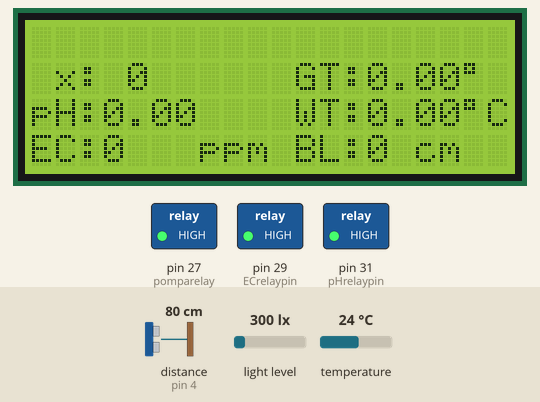
Bench run of a sketch on a simulated Arduino Mega 2560, built with avr-gcc and run on an emulated ATmega2560. Parts: 20×4 character LCD, switched loads named in the sketch (green lamp = pin HIGH). The test bench sets the inputs (shaded band); at power-on: distance to the obstacle (sensor on pin 4) 80 cm, light level 300 lx, temperature 24 °C. The echo pulse lasts 58.3 µs per cm; the local clock reads 2024-03-15 10:24:30 at power-on unless the sketch sets it; EEPROM starts erased.

Above: at 3.5 s.
3.6 s: distance to the obstacle (sensor on pin 4) set to 2 cm
At 5.5 s:
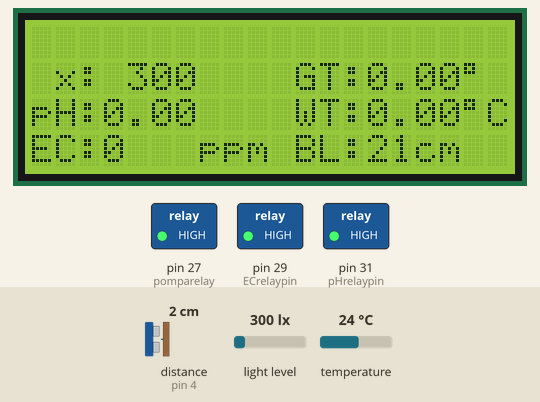
8.0 s: distance to the obstacle (sensor on pin 4) set to 103 cm
At 9.7 s:
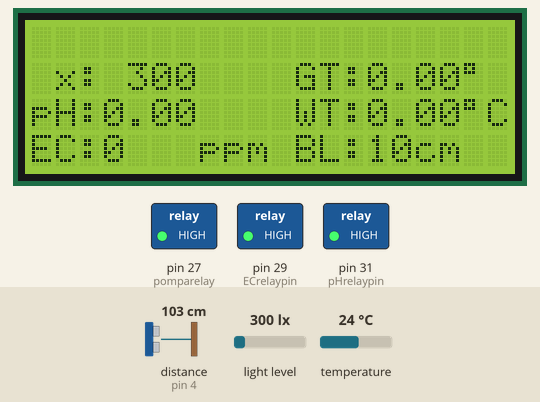
12.4 s: light level set to 40 lx
At 14.2 s:
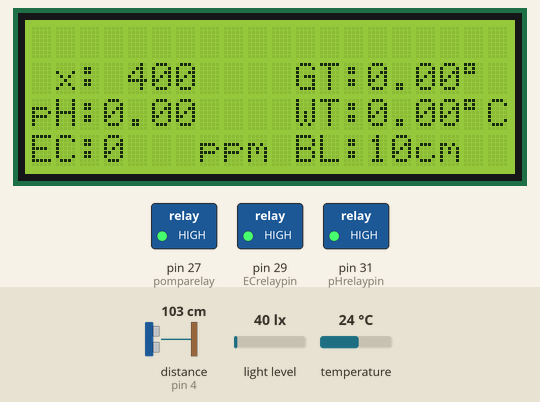
16.1 s: light level set to 500 lx
At 18.6 s:
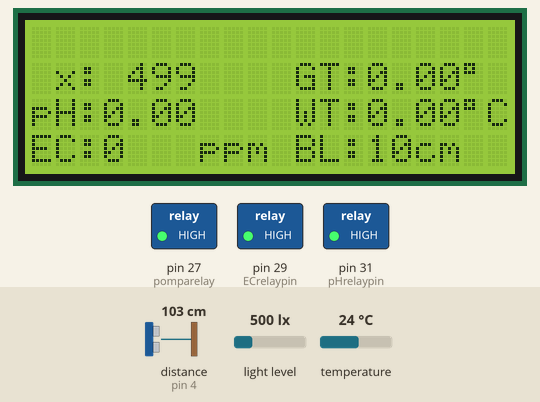
20.5 s: distance to the obstacle (sensor on pin 4) set to 4 cm
At 22.2 s:
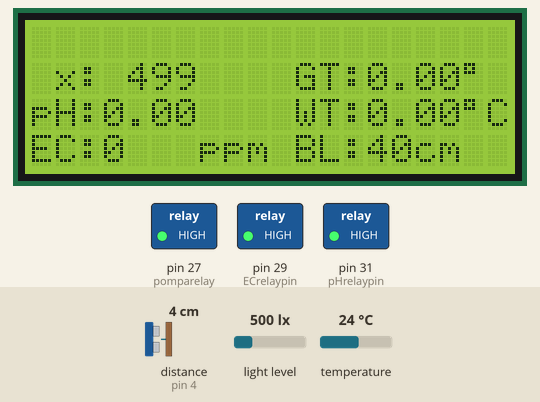
23.9 s: light level set to 1000 lx
At 26.3 s:
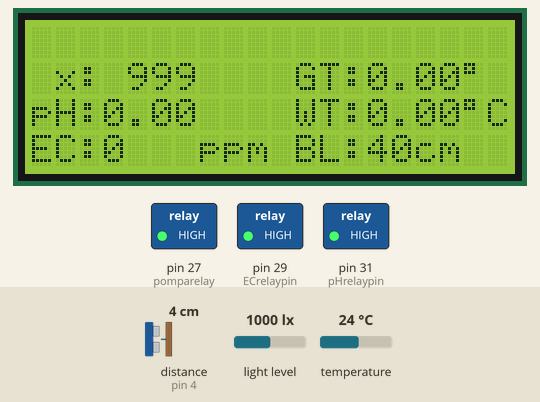
Timing chart, 0 to 27.8 s (numbered marks = the images above; inputs shaded):
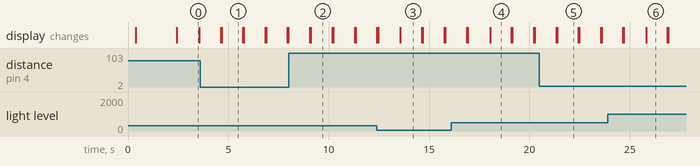

The sketch:

Arduino_mega_asli2.ino
```cpp
//DS18B20
#include <OneWire.h>
#include <DallasTemperature.h>          // Library yang digunakan untuk DS18B20
#define DS 10                           // pin data ds18B20
OneWire oneWire(DS);
DallasTemperature sensors(&oneWire);
float temperatureds;                    // temperatureds => variabel pembacaan suhu air

//EC
#include "DFRobot_EC.h"                 // library yang digunakan untuk sensor EC
#include <EEPROM.h>
#define EC_PIN A2                       // pin data sensor EC terhubung ke A2
float ecValue;
int tds_val;                            // variable untuk pembacaan TDS
DFRobot_EC ec;
#define KVALUEADDR 0x0F

//PH
#include "DFRobot_PH.h"                 // library sensor pH
#define PH_PIN A0                       // pin data terhubung ke pin A0
float voltage, phValue;                 // variable voltage dan nilai pH
DFRobot_PH ph;

//bh1750
#include <BH1750.h>                     // library sensor Lux / cahaya
BH1750 lightMeter(0x23);                // untuk alamat SDA dan SCL
int lux;                                // variable pembacaan lux

//sht21
#include <SHT21.h>                      // library untuk sht21
SHT21 sht;
float Temp, Humidity;                   // varibale untuk suhu lingkungan dan kelembaban

//JSN
#include <NewPing.h>                            // library sensor JSN
#define trigPin 5                               // pin trigger di arduino di pin 5
#define echoPin 4                               // pin echo di pin 11
#define MAX_DISTANCE 200                        // max jarak pembacaan
NewPing sonar(trigPin, echoPin, MAX_DISTANCE);
int level_air, level_air2;

//LCD
#include <Wire.h>
#include <LiquidCrystal_I2C.h>                  // library i2c lcd
#define SDA_PIN 20                              // sda 20
#define SCL_PIN 21                              // scl 21
LiquidCrystal_I2C lcd(0x27, 20, 4);             // alamat lcd 0x27

//RTC
#include <RtcDS3231.h>                          // library RTCDS3231
RtcDS3231<TwoWire> Rtc(Wire);
String datetime;                                // untuk tanggal
String timeonly;                                // untuk waktu
byte second, minute, hour, dayOfWeek, dayOfMonth, month, year;    // variable untuk RTC


String kirim, kondisi;
int pHrelaypin = 31, ECrelaypin = 29, pomparelay = 27, h;

//Timer
unsigned long lastTime = 0;
unsigned long minutes = 0;
unsigned long hours = 0;

void setup() {
  Serial.begin(9600);
  Serial3.begin(115200);

  // inisialisasi sensor sensor
  Wire.begin();         Wire.setClock(10000);
  sensors.begin();                      // DS18B20
  lightMeter.begin();                   // BH1750
  ec.begin();                           // EC
  for (byte i = 0; i < 8; i++) {
    EEPROM.write(KVALUEADDR + i, 0xFF);
  }
  ph.begin();                           // pH

  // Inisialisasi LCD
  lcd.init();
  lcd.backlight();

  //RTC ds3231
  Rtc.Begin();
  RtcDateTime compiled = RtcDateTime(__DATE__, __TIME__);
  if (!Rtc.IsDateTimeValid()) {
    if (Rtc.LastError() != 0) Serial.println(Rtc.LastError());
    else Rtc.SetDateTime(compiled);
  }
  if (!Rtc.GetIsRunning()) Rtc.SetIsRunning(true);
  RtcDateTime now = Rtc.GetDateTime();
  if (now < compiled) Rtc.SetDateTime(compiled);
  Rtc.Enable32kHzPin(false);
  Rtc.SetSquareWavePin(DS3231SquareWavePin_ModeNone);
  delay(250);

  // Relay
  pinMode(pHrelaypin, OUTPUT);
  pinMode(ECrelaypin, OUTPUT);
  pinMode(pomparelay, OUTPUT);

  // Matikan semua relay, aktif jika LOW
  relay(1, 1, 1);

  waktuku();
  homeDisplay();
}

void loop() {
  waktuku();
  displayLcd();
  relay(1, 1, 1);
  if (millis() - lastTime > 60000) {
    minutes++;
    lastTime = millis();
  }

  cahaya();
  jsn();


  if (minutes == 3) {  //sampling 10 mnt sekali
    Serial.println("program jalan");

    // Sampling pertama: pH, suhu Air, dan suhu ruangan
    for (h = 0; h <= 20; h++) {
      PH();
      DSTEMP();
      sutemp();
      Serial.println(h);
      displayLcd();
    }

    // Sampling kedua: EC, suhu Air, dan suhu ruangan
    h = 0;
    for (h = 0; h <= 20; h++) {
      EC();
      DSTEMP();
      sutemp();
      Serial.println(h);
      displayLcd();
    }
    h = 0;

    displayLcd();
    kirim_data();       // Kirim data ke esp8266
    relay(1, 1, 1);     // Matikan semua relay
    minutes = 0;        // Reset nilai menit ke 0
    lcd.clear();        // Clear LCD untuk refresh
  }
}

//--------------------All functions-------------------//
void waktuku() {
  if (!Rtc.IsDateTimeValid()) {
    if (Rtc.LastError() != 0) {
      Serial.print("RTC communications error = ");
      Serial.println(Rtc.LastError());
    }
    else Serial.println("RTC lost confidence in the DateTime!");
  }
  RtcDateTime now = Rtc.GetDateTime();
  RtcTemperature temp = Rtc.GetTemperature();
}

#define countof(a) (sizeof(a) / sizeof(a[0]))
void printDateTime(const RtcDateTime& dt) {
  char datestring[20];
  char timestring[20];

  snprintf_P(datestring,
             countof(datestring),
             PSTR("%04u-%02u-%02u"),
             dt.Year(),
             dt.Month(),
             dt.Day(),

             dt.Hour(),
             dt.Minute(),
             dt.Second());
  Serial.print(datestring);
  snprintf_P(timestring,
             countof(timestring),
             PSTR("%02u:%02u:%02u"),
             dt.Hour(),
             dt.Minute(),
             dt.Second());
  Serial.print(timestring);
  datetime = datestring;
  timeonly = timestring;
}

void sutemp() {
  Temp = sht.getTemperature();            // untuk mendapatkan suhu lingkungan
  Humidity = sht.getHumidity();           // untuk mendapatkan kelembaban lingkungan
  delay(85);
}

void jsn() {
  delay(50);                              // tunggu 50ms antar pings
  level_air = sonar.ping_cm();            // Pembacaan sensor dalam cm
  // level_air = 120 - level_air;
  // if (level_air >= 120 || level_air <= 40) level_air = level_air2;
  // else level_air2 = level_air;
  // Serial.print(level_air);
  // Serial.println(" cm");
}

void cahaya() {
  lux = lightMeter.readLightLevel();                // memulai pembacaan sensor
  delay(1000);
}

void PH() {
  relay(0, 1, 0);                                   // urutan relay: ph : ec : pompa
  voltage = analogRead(PH_PIN) / 1024.0 * 5000;     // membaca nilai voltase
  phValue = ph.readPH(voltage, temperatureds);      // konversi voltage ke pH dengan kompensasi nilai suhu
  Serial.print("pH:");
  Serial.println(phValue);
}

void DSTEMP() {
  sensors.requestTemperatures();                    // Perintah untuk mendapatkan suhu
  temperatureds = sensors.getTempCByIndex(0);       // gunakan function ByIndex sebagai index pembacaan sensor
}


void EC() {
  relay(1, 0, 0);                                   // urutan relay: ph : ec : pompa
  voltage = analogRead(EC_PIN) / 1024.0 * 5000;     // membaca nilai voltase
  ecValue = ec.readEC(voltage, temperatureds);      // konversi voltage ke EC dengan kompensasi nilai suhu
  tds_val = ecValue * 538;
}


void kirim_data() {
  kirim = "";
  kirim += datetime;        kirim += "&";
  kirim += timeonly;        kirim += "x";
  kirim += lux;             kirim += "!";
  kirim += Temp;            kirim += "@";
  kirim += Humidity;        kirim += "#";
  kirim += phValue;         kirim += "$";
  kirim += tds_val;         kirim += "%";
  kirim += temperatureds;   kirim += "&";
  kirim += level_air;       kirim += "x";
  Serial3.println(kirim);
  Serial.println(kirim);
}

void homeDisplay() {
  lcd.setCursor(7, 0);      lcd.print("MONIK");
  lcd.setCursor(4, 1);      lcd.print("SMK N 1 BAWEN");
  lcd.setCursor(0, 2);      lcd.print(datetime);
  lcd.setCursor(11, 2);     lcd.print(timeonly);
  delay(2000);
  lcd.clear();
}

void displayLcd() {
  lcd.setCursor(0, 0);      lcd.print(datetime);
  lcd.setCursor(11, 0);     lcd.print(timeonly);
  lcd.setCursor(0, 1);      lcd.print("Lx: ");      lcd.print(lux);
  lcd.setCursor(11, 1);     lcd.print("GT:");       lcd.print(Temp);          lcd.print((char)223);
  lcd.setCursor(0, 2);      lcd.print("pH:");       lcd.print(phValue);
  lcd.setCursor(0, 3);      lcd.print("EC:");       lcd.print(tds_val);
  lcd.setCursor(7, 3);      lcd.print("ppm");
  lcd.setCursor(10, 2);     lcd.print(" WT:");      lcd.print(temperatureds);
  lcd.setCursor(18, 2);     lcd.print((char)223);   lcd.print("C");           lcd.print(" ");
  lcd.setCursor(11, 3);     lcd.print("BL:");       lcd.print(level_air);
  lcd.setCursor(16, 3);     if (level_air < 100) lcd.print(" ");
  lcd.setCursor(16, 3);     lcd.print("cm");        lcd.print(" ");
}

void relay(int pH_state, int EC_state, int pompa_state) {
  digitalWrite(pHrelaypin, pH_state);
  digitalWrite(ECrelaypin, EC_state);
  digitalWrite(pomparelay, pompa_state);
}
```

Measured:
- after the input at 3.6 s, the display: first differs from a run without the input after 1.1 s (image 1)
- after the input at 12.4 s, the display: first differs from a run without the input after 1.2 s (image 3)
- after the input at 16.1 s, the display: first differs from a run without the input after 1.9 s (image 4)
- after the input at 20.5 s, the display: first differs from a run without the input after 0.88 s (image 5)
- after the input at 23.9 s, the display: first differs from a run without the input after 1.9 s (image 6)
- what the display in image 0 shows lasts 1.2 s, from 2.4 s to 3.6 s
